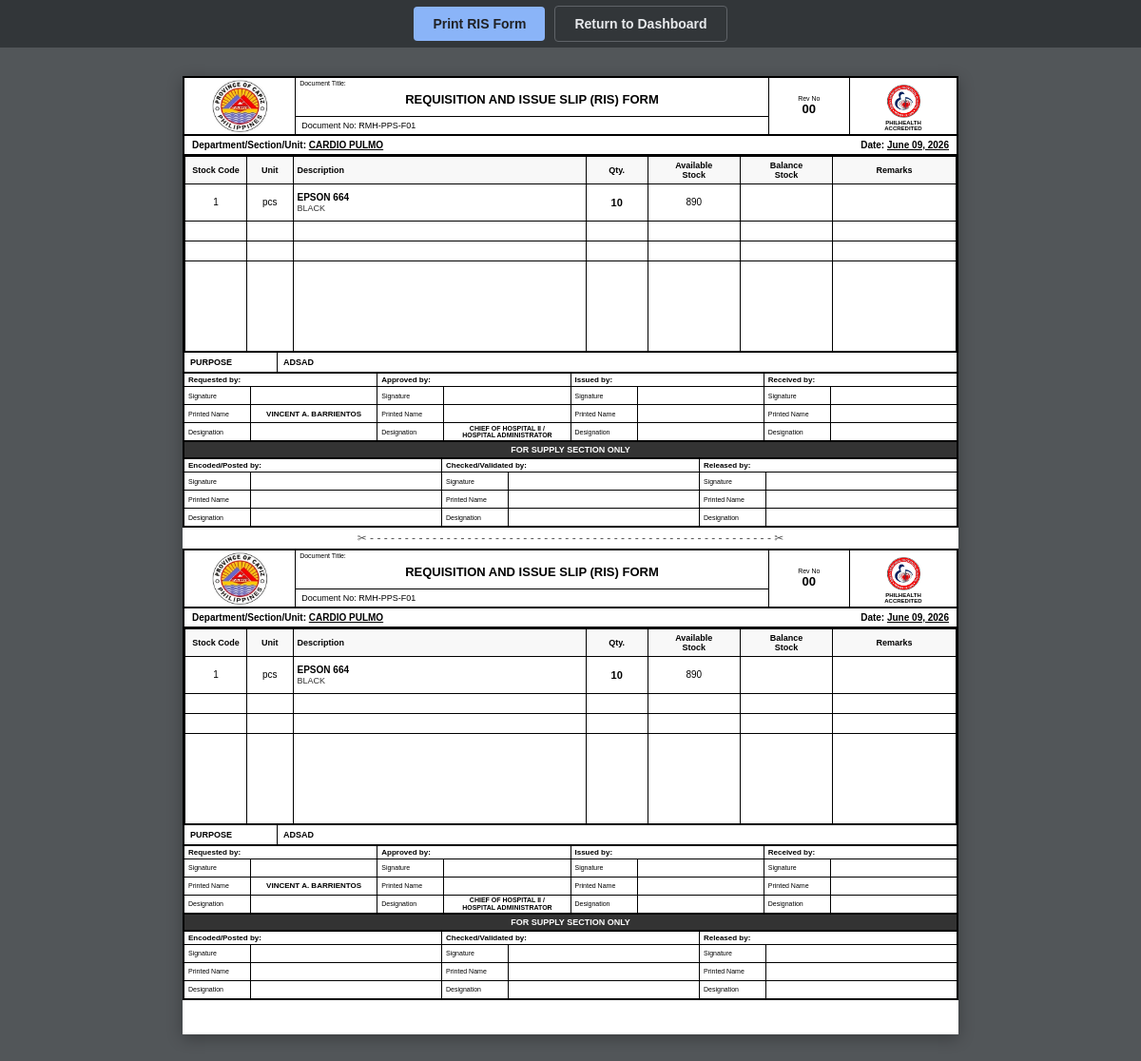
/print-bulk/a7a100ed-e50d-43d5-a17c-9e72492c76fe, run on an earlier commit of the app's database.
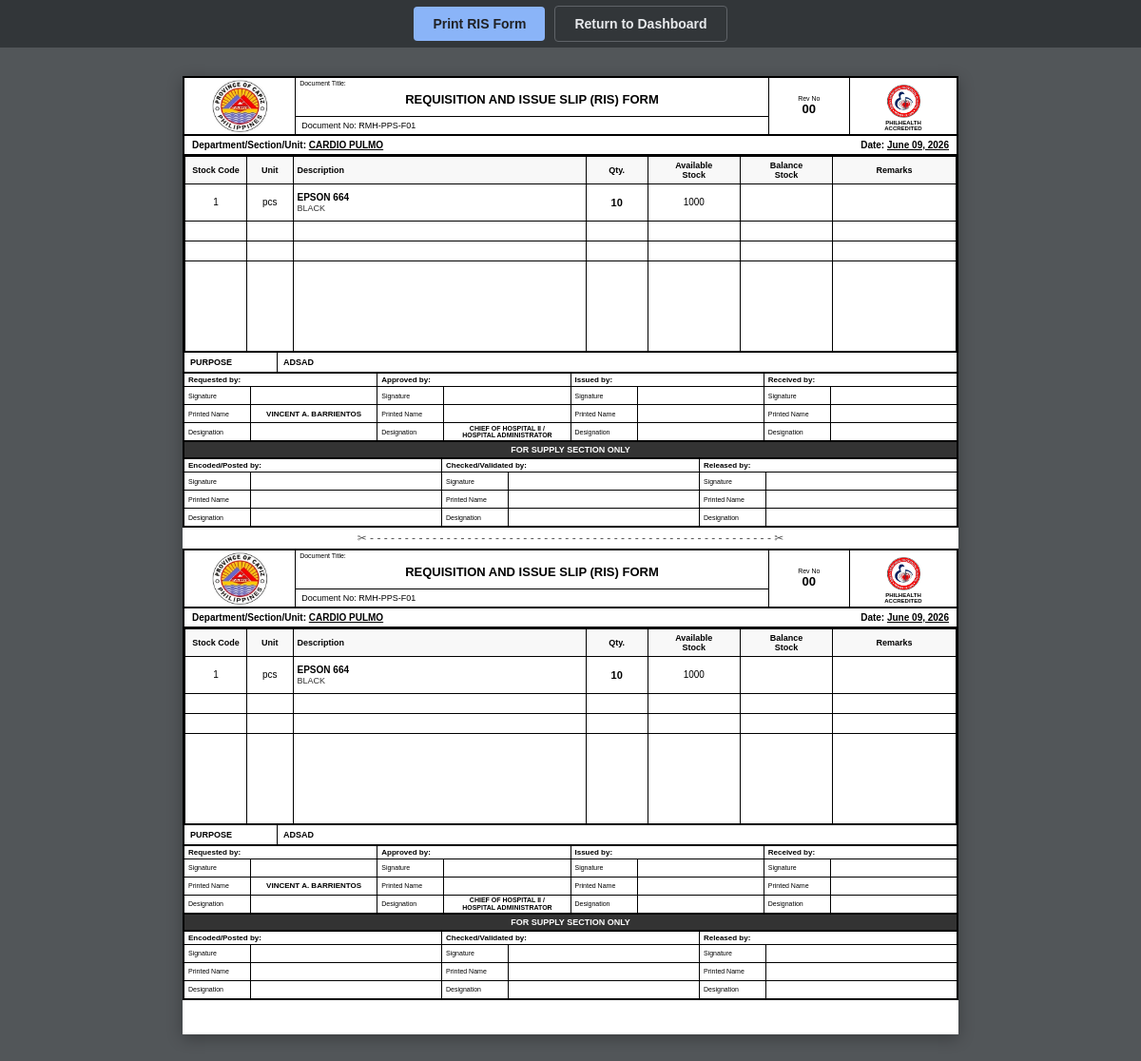
And on a later commit of the database.
### app.py (models this page shows)
class DepartmentRequest(db.Model):
    __tablename__ = 'department_requests'
    id = db.Column(db.Integer, primary_key=True)
    batch_id = db.Column(db.String(50), nullable=False)
    department_name = db.Column(db.String(100), nullable=False)
    requested_by = db.Column(db.String(100), nullable=False)
    supply_id = db.Column(db.Integer, db.ForeignKey('supplies.id'), nullable=False)
    quantity = db.Column(db.Integer, nullable=False)
    purpose = db.Column(db.String(255), nullable=False)
    status = db.Column(db.String(20), default='Pending')
    created_at = db.Column(db.DateTime, default=get_pht_time)
    supply = db.relationship('Supply', backref=db.backref('requests', lazy=True))

class Supply(db.Model):
    __tablename__ = 'supplies'
    id = db.Column(db.Integer, primary_key=True)
    name = db.Column(db.String(150), nullable=False)
    category = db.Column(db.String(100), nullable=True)
    description = db.Column(db.String(255), nullable=True)
    quantity = db.Column(db.Integer, nullable=False, default=0)
    unit = db.Column(db.String(50), nullable=False)
    reorder_level = db.Column(db.Integer, nullable=False, default=10)
    created_at = db.Column(db.DateTime, default=get_pht_time)
    updated_at = db.Column(db.DateTime, default=get_pht_time, onupdate=get_pht_time)

### app.py (the view)
@app.route('/print-bulk/<batch_id>')
def print_bulk(batch_id):
    batch_requests = DepartmentRequest.query.filter_by(batch_id=batch_id).all()
    if not batch_requests:
        return "Batch not found", 404
    return render_template('print_template.html', batch_requests=batch_requests)

### templates/print_template.html (shortened to what the changed rows need)
<!DOCTYPE html>
<html lang="en">
<head>
</head>
<body>
    <div class="paper-preview">
        {% for copy in range(2) %}
        <div class="form-container">
            <div class="header-table">
                <div class="header-col-1">
                    <img src="{{ url_for('static', filename='capiz.jpg') }}" class="capiz-logo" alt="Capiz">
                </div>
                <div class="header-col-2">
                    <div class="header-title-box">
                        <span class="doc-title-label">Document Title:</span>
                        <strong style="font-size: 13px; margin-top: 6px;">REQUISITION AND ISSUE SLIP (RIS) FORM</strong>
                    </div>
                    <div class="header-docno-box">Document No: RMH-PPS-F01</div>
                </div>
                <div class="header-col-3">
                    <span style="font-size: 7px;">Rev No</span>
                    <strong style="font-size: 13px;">00</strong>
                </div>
                <div class="header-col-4">
                    <img src="{{ url_for('static', filename='rmph.jpg') }}" class="rmph-logo" alt="RMPH">
                    <div style="font-size: 6px; font-weight: bold; text-align: center; margin-top: 2px;">PHILHEALTH<br>ACCREDITED</div>
                </div>
            </div>
            <div class="info-section">
                <div>Department/Section/Unit: <span style="text-decoration: underline; text-transform: uppercase;">{{ batch_requests[0].department_name }}</span></div>
                <div>Date: <span style="text-decoration: underline;">{{ batch_requests[0].created_at.strftime('%B %d, %Y') }}</span></div>
            </div>
            <table>
                <thead>
                    <tr>
                        <th class="col-code">Stock Code</th>
                        <th class="col-unit">Unit</th>
                        <th class="col-desc">Description</th>
                        <th class="col-qty">Qty.</th>
                        <th class="col-avail">Available<br>Stock</th>
                        <th class="col-bal">Balance<br>Stock</th>
                        <th class="col-rem">Remarks</th>
                    </tr>
                </thead>
                <tbody>
                    {% for item in batch_requests %}
                    <tr>
                        <td style="padding: 8px 4px;">{{ item.supply.id }}</td>
                        <td style="padding: 8px 4px;">{{ item.supply.unit }}</td>
                        <td class="col-desc" style="padding: 8px 4px;">
                            <strong>{{ item.supply.name }}</strong><br>
                            <span style="font-size: 9px; color: #333; text-transform: uppercase;">{{ item.supply.description }}</span>
                        </td>
                        <td style="font-weight: bold; font-size: 11px; padding: 8px 4px;">{{ item.quantity }}</td>
                        <td style="padding: 8px 4px;">{{ item.supply.quantity }}</td>
                        <td style="padding: 8px 4px;"></td>
                        <td style="padding: 8px 4px;"></td>
                    </tr>
                    {% endfor %}
                    {% set min_rows = 3 %}
                    {% set current_rows = batch_requests|length %}
                    {% set filler = min_rows - current_rows %}
                    {% if filler > 0 %}
                        {% for i in range(filler) %}
                        <tr>
                            <td style="padding: 10px;"></td><td></td><td></td><td></td><td></td><td></td><td></td>
                        </tr>
                        {% endfor %}
                    {% endif %}
                    <tr style="height: 100%;">
                        <td style="border-bottom: none;"></td>
                        <td style="border-bottom: none;"></td>
                        <td style="border-bottom: none;"></td>
                        <td style="border-bottom: none;"></td>
                        <td style="border-bottom: none;"></td>
                        <td style="border-bottom: none;"></td>
                        <td style="border-bottom: none;"></td>
                    </tr>
                </tbody>
            </table>
            <div class="purpose-section">
                <div class="purpose-label">PURPOSE</div>
                <div class="purpose-content">{{ batch_requests[0].purpose }}</div>
            </div>
            <div class="signature-grid">
                {% for title in ['Requested by:', 'Approved by:', 'Issued by:', 'Received by:'] %}
                <div class="sig-col">
                    <div class="sig-header">{{ title }}</div>
                    <div class="sig-row">
                        <div class="sig-label">Signature</div>
                        <div class="sig-value"></div>
                    </div>
                    <div class="sig-row">
                        <div class="sig-label">Printed Name</div>
                        <div class="sig-value">
                            {% if title == 'Requested by:' %}{{ batch_requests[0].requested_by }}{% endif %}
                        </div>
                    </div>
                    <div class="sig-row">
                        <div class="sig-label">Designation</div>
                        <div class="sig-value">
                            {% if title == 'Approved by:' %}
                                <span style="font-size: 7px; line-height: 1.1;">CHIEF OF HOSPITAL II /<br>HOSPITAL ADMINISTRATOR</span>
                            {% endif %}
                        </div>
                    </div>
                </div>
                {% endfor %}
            </div>
            <div class="supply-section-title">FOR SUPPLY SECTION ONLY</div>
            <div class="signature-grid" style="border-bottom: none;">
                {% for title in ['Encoded/Posted by:', 'Checked/Validated by:', 'Released by:'] %}
                <div class="sig-col">
                    <div class="sig-header">{{ title }}</div>
                    <div class="sig-row"><div class="sig-label">Signature</div><div class="sig-value"></div></div>
                    <div class="sig-row"><div class="sig-label">Printed Name</div><div class="sig-value"></div></div>
                    <div class="sig-row"><div class="sig-label">Designation</div><div class="sig-value"></div></div>
                </div>
                {% endfor %}
            </div>
        </div>
        {% if copy == 0 %}
            <div class="cut-line">✂ - - - - - - - - - - - - - - - - - - - - - - - - - - - - - - - - - - - - - - - - - - - - - - - - - - - - - - - - - - ✂</div>
        {% endif %}
        {% endfor %}
    </div>
</body>
</html>

What changed in the data, as far as the page shows it:
changed through a linked row, DepartmentRequest "CARDIO PULMO": supply.quantity "890" → "1000"
